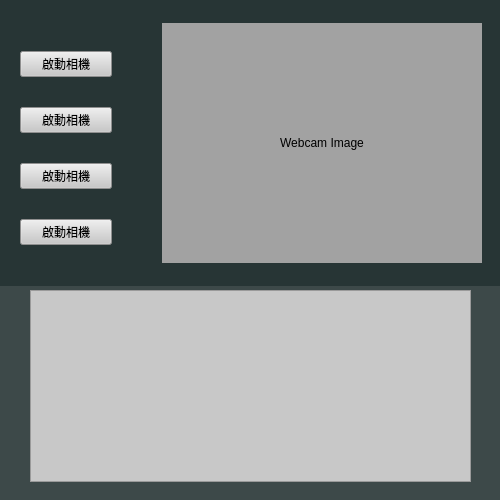
<?xml version="1.0" encoding="UTF-8"?>
<ui version="4.0">
 <class>MainWindow</class>
 <widget class="QMainWindow" name="MainWindow">
  <property name="geometry">
   <rect>
    <x>0</x>
    <y>0</y>
    <width>500</width>
    <height>500</height>
   </rect>
  </property>
  <property name="minimumSize">
   <size>
    <width>500</width>
    <height>500</height>
   </size>
  </property>
  <property name="maximumSize">
   <size>
    <width>500</width>
    <height>500</height>
   </size>
  </property>
  <property name="windowTitle">
   <string>MainWindow</string>
  </property>
  <property name="autoFillBackground">
   <bool>false</bool>
  </property>
  <property name="styleSheet">
   <string notr="true">background-color: rgba(4, 20, 20, 100)</string>
  </property>
  <widget class="QWidget" name="centralwidget">
   <widget class="QTextBrowser" name="textBrowser">
    <property name="geometry">
     <rect>
      <x>30</x>
      <y>290</y>
      <width>441</width>
      <height>192</height>
     </rect>
    </property>
    <property name="styleSheet">
     <string notr="true">background-color:rgb(200, 200, 200)
</string>
    </property>
   </widget>
   <widget class="QWidget" name="layoutWidget">
    <property name="geometry">
     <rect>
      <x>0</x>
      <y>0</y>
      <width>502</width>
      <height>286</height>
     </rect>
    </property>
    <layout class="QGridLayout" name="gridLayout">
     <property name="leftMargin">
      <number>20</number>
     </property>
     <property name="rightMargin">
      <number>20</number>
     </property>
     <property name="horizontalSpacing">
      <number>50</number>
     </property>
     <item row="0" column="0">
      <layout class="QVBoxLayout" name="verticalLayout">
       <property name="spacing">
        <number>30</number>
       </property>
       <property name="topMargin">
        <number>30</number>
       </property>
       <property name="bottomMargin">
        <number>20</number>
       </property>
       <item>
        <widget class="QPushButton" name="pushButton">
         <property name="styleSheet">
          <string notr="true">background-color: rgb(200, 200, 200)</string>
         </property>
         <property name="text">
          <string>啟動相機</string>
         </property>
        </widget>
       </item>
       <item>
        <widget class="QPushButton" name="pushButton_2">
         <property name="styleSheet">
          <string notr="true">background-color: rgb(200, 200, 200)</string>
         </property>
         <property name="text">
          <string>啟動相機</string>
         </property>
        </widget>
       </item>
       <item>
        <widget class="QPushButton" name="pushButton_3">
         <property name="styleSheet">
          <string notr="true">background-color: rgb(200, 200, 200)</string>
         </property>
         <property name="text">
          <string>啟動相機</string>
         </property>
        </widget>
       </item>
       <item>
        <widget class="QPushButton" name="pushButton_4">
         <property name="styleSheet">
          <string notr="true">background-color: rgb(200, 200, 200)</string>
         </property>
         <property name="text">
          <string>啟動相機</string>
         </property>
        </widget>
       </item>
      </layout>
     </item>
     <item row="0" column="1">
      <widget class="QLabel" name="label">
       <property name="minimumSize">
        <size>
         <width>320</width>
         <height>240</height>
        </size>
       </property>
       <property name="maximumSize">
        <size>
         <width>320</width>
         <height>240</height>
        </size>
       </property>
       <property name="autoFillBackground">
        <bool>false</bool>
       </property>
       <property name="styleSheet">
        <string notr="true">background-color:rgb(162, 162, 162)</string>
       </property>
       <property name="text">
        <string>Webcam Image</string>
       </property>
       <property name="alignment">
        <set>Qt::AlignCenter</set>
       </property>
      </widget>
     </item>
    </layout>
   </widget>
  </widget>
 </widget>
 <resources/>
 <connections/>
</ui>
